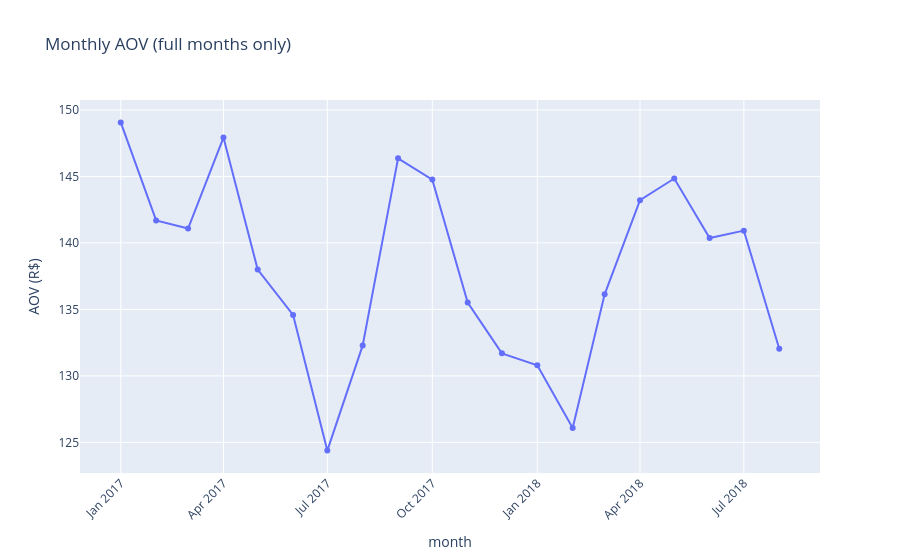

The notebook cell saved with this chart:
### Code cell
fig = px.line(monthly[monthly["period"] == "full"], x="month", y="aov",
              title="Monthly AOV (full months only)", markers=True)
fig.update_layout(xaxis_tickangle=-45, yaxis_title="AOV (R$)")
fig.show()

### Figure 1 — Plotly figure (JSON) as saved in the notebook; plotly's stock layout.template omitted (floating-point values rounded to 4 significant figures)
{"data": [{"hovertemplate": "month=%{x}<br>aov=%{y}<extra></extra>", "legendgroup": "", "line": {"color": "#636efa", "dash": "solid"}, "marker": {"symbol": "circle"}, "mode": "lines+markers", "name": "", "orientation": "v", "showlegend": false, "type": "scatter", "x": ["2017-01", "2017-02", "2017-03", "2017-04", "2017-05", "2017-06", "2017-07", "2017-08", "2017-09", "2017-10", "2017-11", "2017-12", "2018-01", "2018-02", "2018-03", "2018-04", "2018-05", "2018-06", "2018-07", "2018-08"], "xaxis": "x", "y": [149.1, 141.7, 141.1, 147.9, 138.0, 134.6, 124.4, 132.3, 146.4, 144.8, 135.5, 131.7, 130.8, 126.1, 136.1, 143.2, 144.8, 140.4, 140.9, 132.0], "yaxis": "y"}], "layout": {"legend": {"tracegroupgap": 0}, "title": {"text": "Monthly AOV (full months only)"}, "xaxis": {"anchor": "y", "domain": [0.0, 1.0], "tickangle": -45, "title": {"text": "month"}}, "yaxis": {"anchor": "x", "domain": [0.0, 1.0], "title": {"text": "AOV (R$)"}}}}
